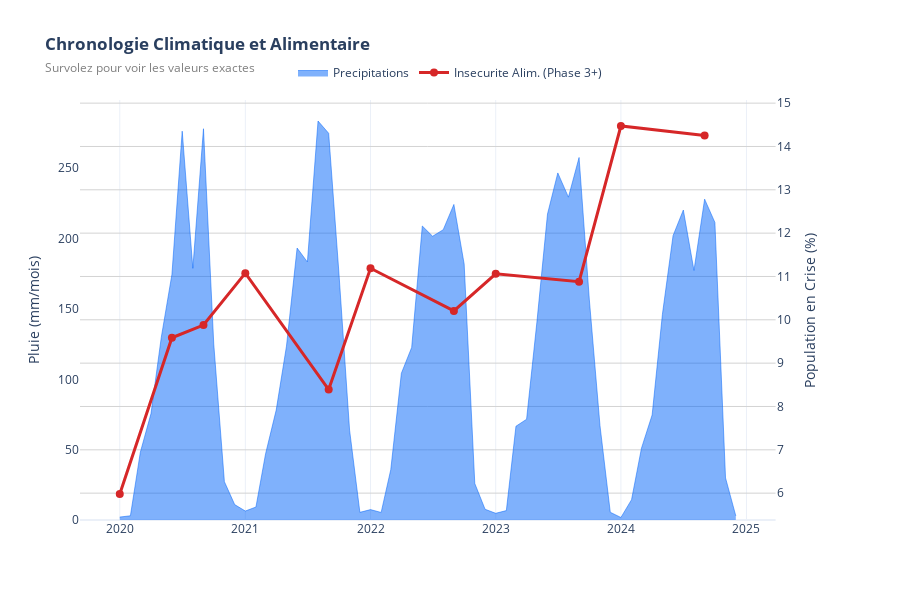

This figure's notebook cell:
### Code cell
# ==============================================================================
# 1. GRAPHIQUE INTERACTIF (Plotly) - Chronologie
# ==============================================================================
print("Generation du graphique interactif...")

# Agrégation nationale par date
national = df.groupby('date')[['Rainfall_mm', 'target_pct']].mean().reset_index()

# Création du graphique à double axe
fig = make_subplots(specs=[[{"secondary_y": True}]])

# Trace 1 : La Pluie (Zone remplie)
fig.add_trace(
    go.Scatter(
        x=national['date'], 
        y=national['Rainfall_mm'], 
        name="Precipitations",
        fill='tozeroy', 
        line=dict(color='rgba(0, 100, 250, 0.5)', width=1)
    ),
    secondary_y=False,
)

# Trace 2 : L'Insécurité Alimentaire (Ligne Rouge)
fig.add_trace(
    go.Scatter(
        x=national['date'], 
        y=national['target_pct'], 
        name="Insecurite Alim. (Phase 3+)",
        mode='lines+markers',
        connectgaps=True,         # Relie les points malgré les données manquantes
        line=dict(color='#d62728', width=3),
        marker=dict(size=8, symbol='circle')
    ),
    secondary_y=True,
)

# Mise en page épurée
fig.update_layout(
    title_text="<b>Chronologie Climatique et Alimentaire</b><br><span style='font-size:12px;color:grey'>Survolez pour voir les valeurs exactes</span>",
    template="plotly_white",
    hovermode='x unified',
    legend=dict(orientation="h", y=1.1, x=0.5, xanchor="center"),
    height=600
)

# Configuration des axes
fig.update_yaxes(title_text="Pluie (mm/mois)", secondary_y=False, showgrid=False)
fig.update_yaxes(title_text="Population en Crise (%)", secondary_y=True, showgrid=True, gridcolor='lightgrey')

fig.show()


# ==============================================================================
# 2. TOP 15 REGIONS (Seaborn) - Classement
# ==============================================================================
print("\nGeneration du Top 15 des regions...")

# Calcul de la moyenne par région et tri
top15 = df.groupby('admin2')['target_pct'].mean().sort_values(ascending=False).head(15).reset_index()

plt.figure(figsize=(10, 8))
sns.set_theme(style="white", context="talk")

# Palette de couleurs : Jaune vers Rouge foncé
colors = sns.color_palette("YlOrRd_r", n_colors=15)

ax = sns.barplot(x="target_pct", y="admin2", data=top15, palette=colors, edgecolor=".2")

# Nettoyage du cadre (Despine)
sns.despine(left=True, bottom=True)
ax.xaxis.grid(True, linestyle='--', alpha=0.3)
ax.set_xlabel("Moyenne Population en Crise (%)", fontsize=12)
ax.set_ylabel("")
ax.set_title("Les 15 zones les plus vulnerables (2020-2024)", fontweight='bold', pad=20)

# Affichage des valeurs numériques
for i, v in enumerate(top15["target_pct"]):
    ax.text(v + 0.5, i, f"{v:.1f}%", va='center', fontsize=10, color='black')

plt.show()


# ==============================================================================
# 3. SAISONNALITE (Heatmap) - Calendrier
# ==============================================================================
print("\nGeneration de la Heatmap Saisonniere...")

# Préparation de la table pivot (Année x Mois) pour la pluie
df['year'] = df['date'].dt.year
df['month'] = df['date'].dt.month
pivot_rain = df.groupby(['year', 'month'])['Rainfall_mm'].mean().unstack()

plt.figure(figsize=(12, 6))
sns.set_theme(style="white")

# Création de la heatmap
ax = sns.heatmap(pivot_rain, cmap="Blues", annot=True, fmt=".0f", linewidths=.5, cbar_kws={'label': 'Pluie (mm)'})

plt.title("Calendrier des Pluies : Regularite du climat", fontweight='bold', pad=20)
plt.xlabel("Mois")
plt.ylabel("Annee")
ax.set_xticklabels(['Jan', 'Fev', 'Mar', 'Avr', 'Mai', 'Jun', 'Juil', 'Aou', 'Sep', 'Oct', 'Nov', 'Dec'])
plt.yticks(rotation=0)

plt.show()

### Figure 1 — Plotly figure (JSON) as saved in the notebook; plotly's stock layout.template omitted (floating-point values rounded to 4 significant figures)
{"data": [{"fill": "tozeroy", "line": {"color": "rgba(0, 100, 250, 0.5)", "width": 1}, "name": "Precipitations", "type": "scatter", "x": ["2020-01-01T00:00:00.000000000", "2020-02-01T00:00:00.000000000", "2020-03-01T00:00:00.000000000", "2020-04-01T00:00:00.000000000", "2020-05-01T00:00:00.000000000", "2020-06-01T00:00:00.000000000", "2020-07-01T00:00:00.000000000", "2020-08-01T00:00:00.000000000", "2020-09-01T00:00:00.000000000", "2020-10-01T00:00:00.000000000", "2020-11-01T00:00:00.000000000", "2020-12-01T00:00:00.000000000", "2021-01-01T00:00:00.000000000", "2021-02-01T00:00:00.000000000", "2021-03-01T00:00:00.000000000", "2021-04-01T00:00:00.000000000", "2021-05-01T00:00:00.000000000", "2021-06-01T00:00:00.000000000", "2021-07-01T00:00:00.000000000", "2021-08-01T00:00:00.000000000", "2021-09-01T00:00:00.000000000", "2021-10-01T00:00:00.000000000", "2021-11-01T00:00:00.000000000", "2021-12-01T00:00:00.000000000", "2022-01-01T00:00:00.000000000", "2022-02-01T00:00:00.000000000", "2022-03-01T00:00:00.000000000", "2022-04-01T00:00:00.000000000", "2022-05-01T00:00:00.000000000", "2022-06-01T00:00:00.000000000", "2022-07-01T00:00:00.000000000", "2022-08-01T00:00:00.000000000", "2022-09-01T00:00:00.000000000", "2022-10-01T00:00:00.000000000", "2022-11-01T00:00:00.000000000", "2022-12-01T00:00:00.000000000", "2023-01-01T00:00:00.000000000", "2023-02-01T00:00:00.000000000", "2023-03-01T00:00:00.000000000", "2023-04-01T00:00:00.000000000", "2023-05-01T00:00:00.000000000", "2023-06-01T00:00:00.000000000", "2023-07-01T00:00:00.000000000", "2023-08-01T00:00:00.000000000", "2023-09-01T00:00:00.000000000", "2023-10-01T00:00:00.000000000", "2023-11-01T00:00:00.000000000", "2023-12-01T00:00:00.000000000", "2024-01-01T00:00:00.000000000", "2024-02-01T00:00:00.000000000", "2024-03-01T00:00:00.000000000", "2024-04-01T00:00:00.000000000", "2024-05-01T00:00:00.000000000", "2024-06-01T00:00:00.000000000", "2024-07-01T00:00:00.000000000", "2024-08-01T00:00:00.000000000", "2024-09-01T00:00:00.000000000", "2024-10-01T00:00:00.000000000", "2024-11-01T00:00:00.000000000", "2024-12-01T00:00:00.000000000"], "xaxis": "x", "y": [2.081, 3.009, 48.24, 75.62, 129.8, 174.5, 276.4, 178.9, 278.1, 125.0, 27.22, 10.94, 6.383, 9.211, 47.0, 78.11, 123.6, 193.3, 183.4, 283.6, 274.9, 175.2, 63.85, 5.436, 7.388, 5.375, 35.73, 104.3, 122.7, 209.0, 201.7, 206.4, 224.3, 181.9, 25.96, 7.622, 4.772, 6.689, 66.64, 71.61, 140.5, 217.5, 246.7, 229.5, 257.7, 156.4, 67.06, 5.504, 1.783, 14.46, 51.08, 74.65, 146.2, 202.1, 220.3, 177.4, 228.1, 211.5, 29.92, 2.882], "yaxis": "y"}, {"connectgaps": true, "line": {"color": "#d62728", "width": 3}, "marker": {"size": 8, "symbol": "circle"}, "mode": "lines+markers", "name": "Insecurite Alim. (Phase 3+)", "type": "scatter", "x": ["2020-01-01T00:00:00.000000000", "2020-02-01T00:00:00.000000000", "2020-03-01T00:00:00.000000000", "2020-04-01T00:00:00.000000000", "2020-05-01T00:00:00.000000000", "2020-06-01T00:00:00.000000000", "2020-07-01T00:00:00.000000000", "2020-08-01T00:00:00.000000000", "2020-09-01T00:00:00.000000000", "2020-10-01T00:00:00.000000000", "2020-11-01T00:00:00.000000000", "2020-12-01T00:00:00.000000000", "2021-01-01T00:00:00.000000000", "2021-02-01T00:00:00.000000000", "2021-03-01T00:00:00.000000000", "2021-04-01T00:00:00.000000000", "2021-05-01T00:00:00.000000000", "2021-06-01T00:00:00.000000000", "2021-07-01T00:00:00.000000000", "2021-08-01T00:00:00.000000000", "2021-09-01T00:00:00.000000000", "2021-10-01T00:00:00.000000000", "2021-11-01T00:00:00.000000000", "2021-12-01T00:00:00.000000000", "2022-01-01T00:00:00.000000000", "2022-02-01T00:00:00.000000000", "2022-03-01T00:00:00.000000000", "2022-04-01T00:00:00.000000000", "2022-05-01T00:00:00.000000000", "2022-06-01T00:00:00.000000000", "2022-07-01T00:00:00.000000000", "2022-08-01T00:00:00.000000000", "2022-09-01T00:00:00.000000000", "2022-10-01T00:00:00.000000000", "2022-11-01T00:00:00.000000000", "2022-12-01T00:00:00.000000000", "2023-01-01T00:00:00.000000000", "2023-02-01T00:00:00.000000000", "2023-03-01T00:00:00.000000000", "2023-04-01T00:00:00.000000000", "2023-05-01T00:00:00.000000000", "2023-06-01T00:00:00.000000000", "2023-07-01T00:00:00.000000000", "2023-08-01T00:00:00.000000000", "2023-09-01T00:00:00.000000000", "2023-10-01T00:00:00.000000000", "2023-11-01T00:00:00.000000000", "2023-12-01T00:00:00.000000000", "2024-01-01T00:00:00.000000000", "2024-02-01T00:00:00.000000000", "2024-03-01T00:00:00.000000000", "2024-04-01T00:00:00.000000000", "2024-05-01T00:00:00.000000000", "2024-06-01T00:00:00.000000000", "2024-07-01T00:00:00.000000000", "2024-08-01T00:00:00.000000000", "2024-09-01T00:00:00.000000000", "2024-10-01T00:00:00.000000000", "2024-11-01T00:00:00.000000000", "2024-12-01T00:00:00.000000000"], "xaxis": "x", "y": [5.98, NaN, NaN, NaN, NaN, 9.586, NaN, NaN, 9.88, NaN, NaN, NaN, 11.08, NaN, NaN, NaN, NaN, NaN, NaN, NaN, 8.39, NaN, NaN, NaN, 11.19, NaN, NaN, NaN, NaN, NaN, NaN, NaN, 10.2, NaN, NaN, NaN, 11.06, NaN, NaN, NaN, NaN, NaN, NaN, NaN, 10.88, NaN, NaN, NaN, 14.47, NaN, NaN, NaN, NaN, NaN, NaN, NaN, 14.25, NaN, NaN, NaN], "yaxis": "y2"}], "layout": {"height": 600, "hovermode": "x unified", "legend": {"orientation": "h", "x": 0.5, "xanchor": "center", "y": 1.1}, "title": {"text": "<b>Chronologie Climatique et Alimentaire</b><br><span style='font-size:12px;color:grey'>Survolez pour voir les valeurs exactes</span>"}, "xaxis": {"anchor": "y", "domain": [0, 0.94]}, "yaxis": {"anchor": "x", "domain": [0, 1], "showgrid": false, "title": {"text": "Pluie (mm/mois)"}}, "yaxis2": {"anchor": "x", "gridcolor": "lightgrey", "overlaying": "y", "showgrid": true, "side": "right", "title": {"text": "Population en Crise (%)"}}}}
